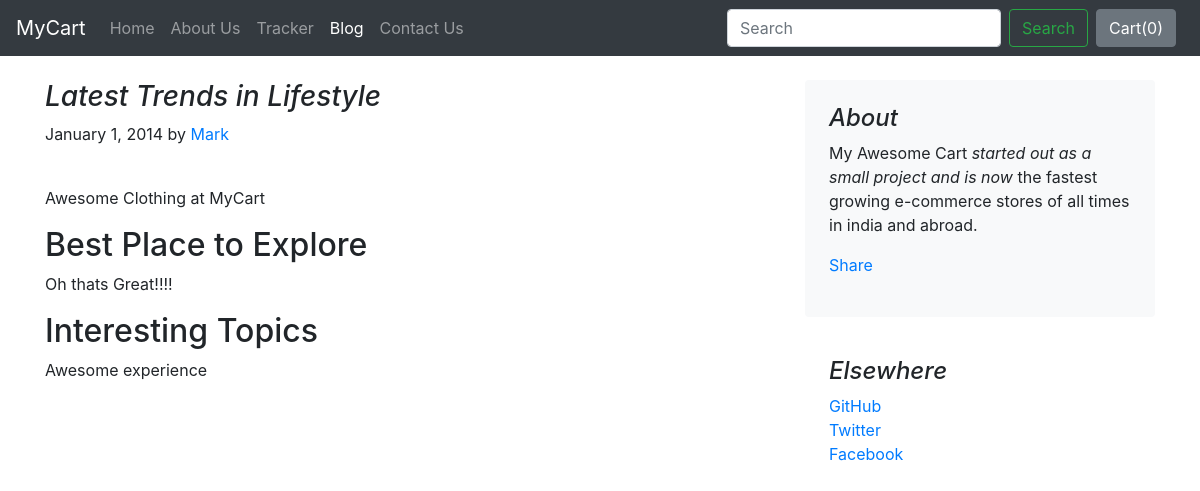
The page /blog/blogpost/1 on the database its author committed.
### blog/models.py (models this page shows)
class Blogpost(models.Model):
    post_id = models.AutoField(primary_key=True)
    title = models.CharField(max_length=50)
    head0 = models.CharField(max_length=500, default="")
    chead0 = models.CharField(max_length=5000, default="")
    head1 = models.CharField(max_length=500, default="")
    chead1 = models.CharField(max_length=5000, default="")
    head2 = models.CharField(max_length=500, default="")
    chead2 = models.CharField(max_length=5000, default="")
    pub_date = models.DateField()
    thumbnail = models.ImageField(upload_to='shop/images', default="")
    def __str__(self):
        return self.title

### blog/views.py (the view)
# urls.py: path("blogpost/<int:id>", views.blogpost, name="blogHome")
def blogpost(request, id):
    post = Blogpost.objects.filter(post_id = id)[0]
    print(post)
    return render(request, 'blog/blogpost.html',
                  {'post':post})

### blog/templates/blog/blogpost.html (shortened to what this page needs)
{% extends 'blog/basic.html' %}
{% block body %}
<div class="container">
    <div class="row mt-4">
        <div class="col-md-8 blog-main">
            <h3 class="font-italic">
                {{post.title}}
            </h3>
            <div class="blog-post">
                <p class="blog-post-meta">January 1, 2014 by <a href="#">Mark</a></p>
                <div class="fb-like" data-href="http://127.0.0.1:8000/blog/blogpost/{{post.post_id}}" data-layout="standard" data-action="like" data-size="large" data-show-faces="false" data-share="true"></div><br>
                <p>{{post.chead0}}</p>
                <h2>{{post.head1}}</h2>
                <p>{{post.chead1}}</p>
                <h2>{{post.head2}}</h2>
                <p>{{post.chead2}}</p>
            </div>
        </div>
        <aside class="col-md-4 blog-sidebar">
            <div class="p-4 mb-3 bg-light rounded">
                <h4 class="font-italic">About</h4>
                <p class="mb-0">My Awesome Cart <em>started out as a small project and is now</em> the fastest growing e-commerce stores of all times in india and abroad.</p>
                <div class="my-3 fb-share-button" data-href="http://127.0.0.1:8000/blog/blogpost/{{post.post_id}}" data-layout="button_count" data-size="large"><a target="_blank" href="https://www.facebook.com/sharer/sharer.php?u=http%3A%2F%2F127.0.0.1%3A8000%2Fblog%2Fblogpost%2F4&src=sdkpreparse" class="fb-xfbml-parse-ignore">Share</a></div>
            </div>
            <div class="p-4">
                <h4 class="font-italic">Elsewhere</h4>
                <ol class="list-unstyled">
                    <li><a href="#">GitHub</a></li>
                    <li><a href="#">Twitter</a></li>
                    <li><a href="#">Facebook</a></li>
                </ol>
            </div>
        </aside>
    </div>
</div>
{% endblock %}

### rows shown on the page
Blogpost: title "Latest Trends in Lifestyle", chead0 "Awesome Clothing at MyCart", head1 "Best Place to Explore", chead1 "Oh thats Great!!!!", head2 "Interesting Topics", chead2 "Awesome experience"
